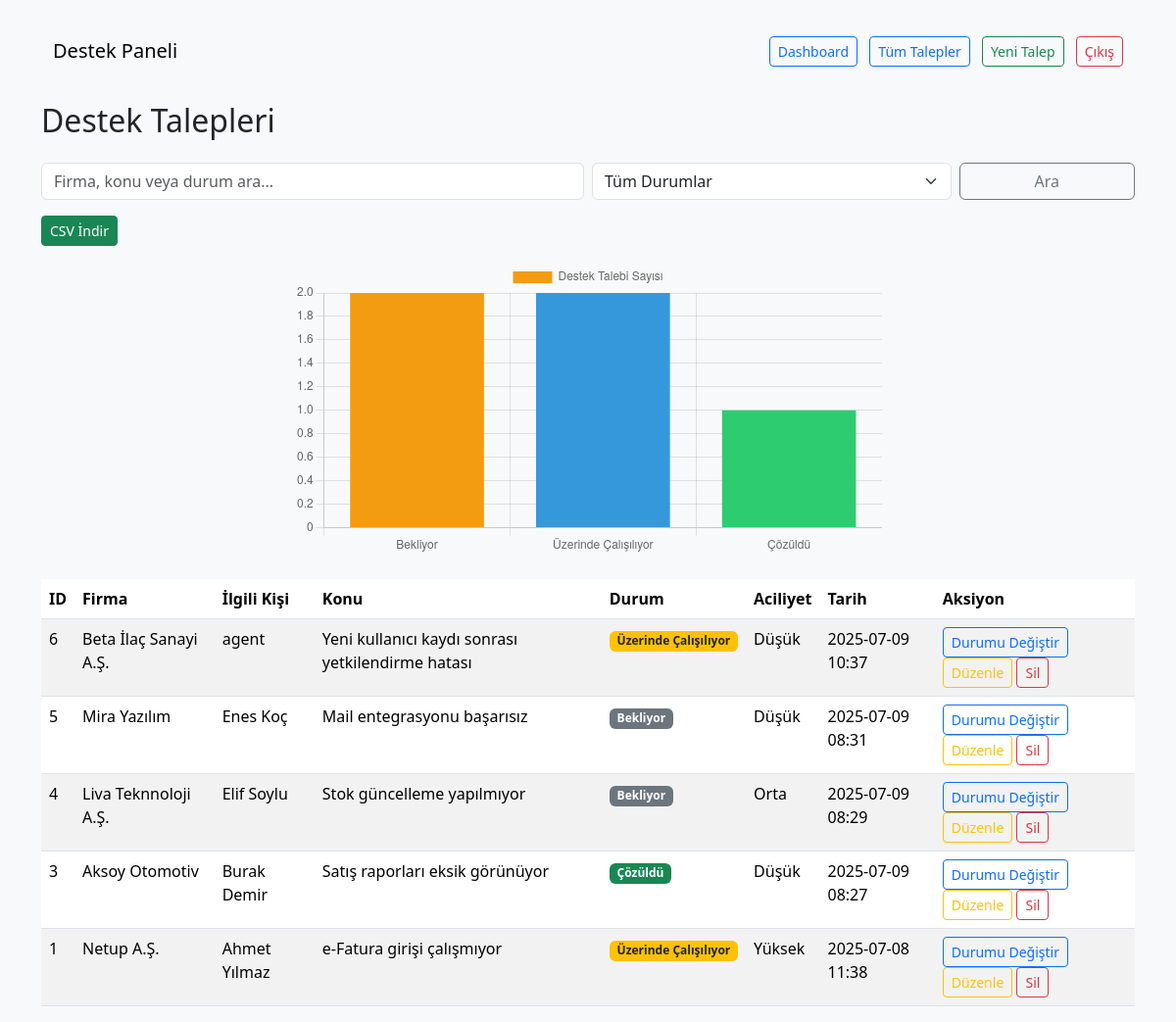
Before: /ticket/admin/tickets (signed in) with the older database file.
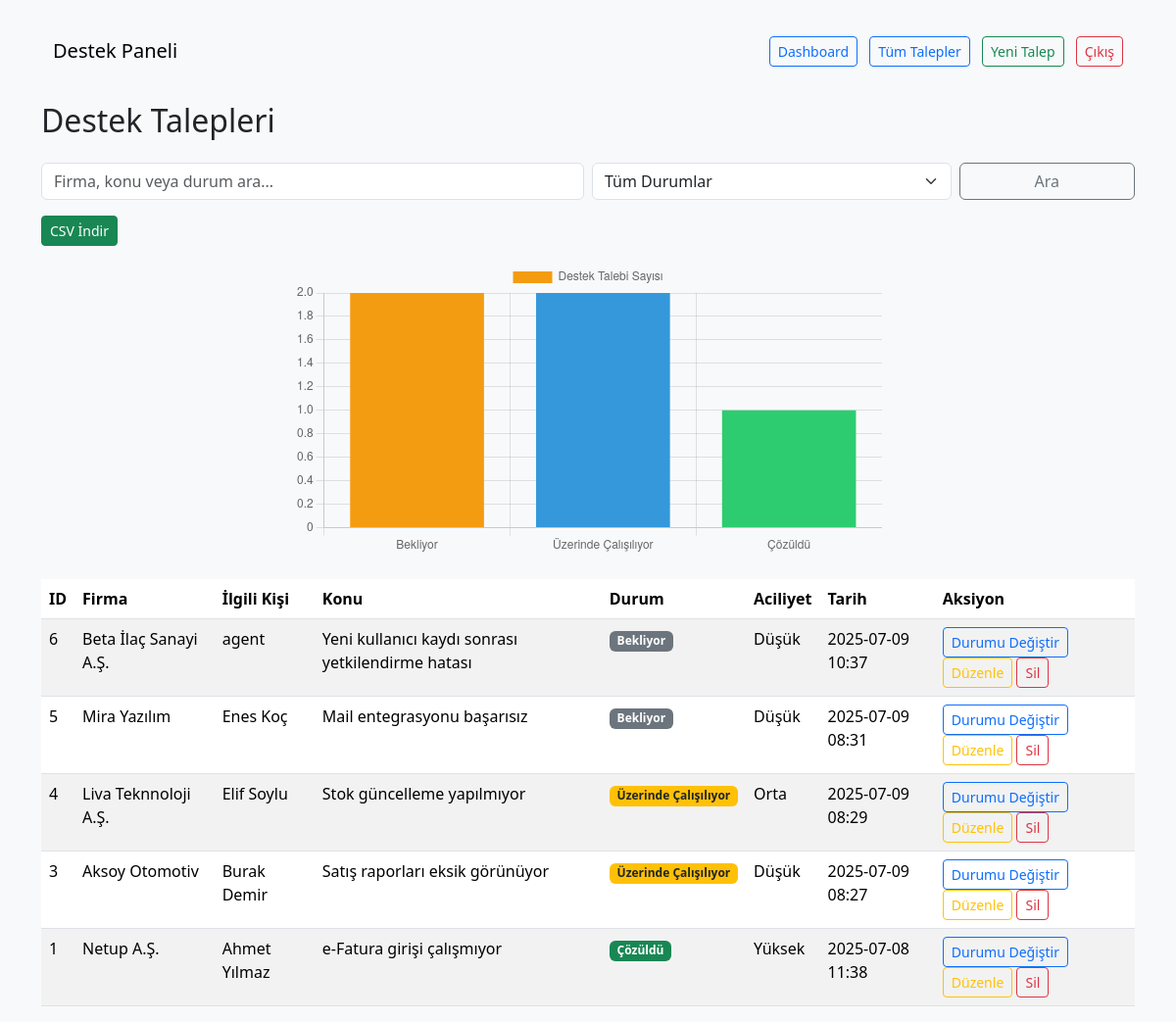
After: the same page with the newer database file.
### app/models.py (models this page shows)
class Ticket(db.Model):
    id = db.Column(db.Integer, primary_key=True)
    company_name = db.Column(db.String(128), nullable=False)
    contact_name = db.Column(db.String(64), nullable=False)
    email = db.Column(db.String(120), nullable=False)
    title = db.Column(db.String(128), nullable=False)
    description = db.Column(db.Text, nullable=False)
    category = db.Column(db.String(64))
    priority = db.Column(db.String(16))
    status = db.Column(db.String(32), default="Bekliyor")
    created_at = db.Column(db.DateTime, default=datetime.utcnow)
    resolved_at = db.Column(db.DateTime)
    assigned_to = db.Column(db.Integer, db.ForeignKey('user.id'))

### app/routes/tickets.py (the view)
@bp.route('/admin/tickets')
@login_required
@admin_required
def list_tickets():
    q = request.args.get('q', '').lower()
    status_filter = request.args.get('status', '')
    start_date = request.args.get('start_date', '')
    end_date = request.args.get('end_date', '')
    query = Ticket.query
    if q:
        query = query.filter(
            (Ticket.company_name.ilike(f'%{q}%')) |
            (Ticket.title.ilike(f'%{q}%')) |
            (Ticket.status.ilike(f'%{q}%'))
        )
    if status_filter:
        query = query.filter_by(status=status_filter)
    if start_date:
        try:
            start = datetime.strptime(start_date, '%Y-%m-%d')
            query = query.filter(Ticket.created_at >= start)
        except ValueError:
            pass
    if end_date:
        try:
            end = datetime.strptime(end_date, '%Y-%m-%d')
            query = query.filter(Ticket.created_at <= end)
        except ValueError:
            pass
    tickets = query.order_by(Ticket.created_at.desc()).all()
    status_counts = {'Bekliyor': 0, 'Üzerinde Çalışılıyor': 0, 'Çözüldü': 0}
    for t in tickets:
        if t.status in status_counts:
            status_counts[t.status] += 1
    chart_labels = list(status_counts.keys())
    chart_data = list(status_counts.values())
    return render_template('admin_ticket_list.html',
                           tickets=tickets,
                           chart_labels=chart_labels,
                           chart_data=chart_data)

### app/__init__.py (called while the page is built)
def create_app():
    app = Flask(__name__)
    app.config.from_object('config.Config')
    db.init_app(app)
    migrate.init_app(app, db)
    login_manager.init_app(app)
    login_manager.login_view = 'auth.login'  # Giriş yapılmadıysa yönlendirilecek sayfa
    @login_manager.user_loader
    def load_user(user_id):
        return User.query.get(int(user_id))
    from .routes import tickets
    from .routes import auth
    app.register_blueprint(tickets.bp)
    app.register_blueprint(auth.bp)
    @app.errorhandler(403)
    def forbidden(e):
        return render_template('403.html'), 403
    return app

### app/routes/tickets.py (called while the page is built)
def admin_required(f):
    @wraps(f)
    def decorated_function(*args, **kwargs):
        if not current_user.is_authenticated or current_user.role != 'admin':
            abort(403)
        return f(*args, **kwargs)
    return decorated_function

### app/templates/admin_ticket_list.html (shortened to what this page needs)
{% extends "base.html" %}
{% block content %}
<h2 class="mb-4 d-flex justify-content-between align-items-center">
    Destek Talepleri
</h2>
<form method="GET" class="mb-3">
    <div class="row g-2">
        <div class="col-md-6">
            <input type="text" name="q" class="form-control" placeholder="Firma, konu veya durum ara..." value="{{ request.args.get('q', '') }}">
        </div>
        <div class="col-md-4">
            <select name="status" class="form-select">
                <option value="">Tüm Durumlar</option>
            </select>
        </div>
        <div class="col-md-2">
            <button class="btn btn-outline-secondary w-100" type="submit">Ara</button>
        </div>
    </div>
</form>
<div class="mb-3">
    <a href="{{ url_for('tickets.export_tickets', q=request.args.get('q', ''), status=request.args.get('status', '')) }}" class="btn btn-success btn-sm">
        CSV İndir
    </a>
</div>
<div class="mb-4 d-flex justify-content-center">
    <canvas id="ticketChart" style="max-width: 600px; max-height: 300px; width: 100%;"></canvas>
</div>
<table class="table table-striped">
    <thead>
        <tr>
            <th>ID</th>
            <th>Firma</th>
            <th>İlgili Kişi</th>
            <th>Konu</th>
            <th>Durum</th>
            <th>Aciliyet</th>
            <th>Tarih</th>
            <th>Aksiyon</th>
        </tr>
    </thead>
    <tbody>
        {% for ticket in tickets %}
        <tr>
            <td>{{ ticket.id }}</td>
            <td>{{ ticket.company_name }}</td>
            <td>{{ ticket.contact_name }}</td>
            <td>{{ ticket.title }}</td>
            <td>
                {% if ticket.status == 'Bekliyor' %}
                    <span class="badge bg-secondary">{{ ticket.status }}</span>
                {% elif ticket.status == 'Üzerinde Çalışılıyor' %}
                    <span class="badge bg-warning text-dark">{{ ticket.status }}</span>
                {% elif ticket.status == 'Çözüldü' %}
                    <span class="badge bg-success">{{ ticket.status }}</span>
                {% else %}
                    <span class="badge bg-light text-dark">{{ ticket.status }}</span>
                {% endif %}
            </td>
            <td>{{ ticket.priority }}</td>
            <td>{{ ticket.created_at.strftime('%Y-%m-%d %H:%M') }}</td>
            <td>
                <form action="{{ url_for('tickets.update_ticket_status', id=ticket.id) }}" method="POST" class="d-inline">
                    <button type="submit" class="btn btn-sm btn-outline-primary">Durumu Değiştir</button>
                </form>
                <a href="{{ url_for('tickets.edit_ticket', id=ticket.id) }}" class="btn btn-sm btn-outline-warning">Düzenle</a>
                <form action="{{ url_for('tickets.delete_ticket', id=ticket.id) }}" method="POST" class="d-inline" onsubmit="return confirm('Bu talebi silmek istediğinize emin misiniz?');">
                    <button type="submit" class="btn btn-sm btn-outline-danger">Sil</button>
                </form>
            </td>
        </tr>
        {% else %}
        <tr>
            <td colspan="8" class="text-center">Kayıt bulunamadı.</td>
        </tr>
        {% endfor %}
    </tbody>
</table>
{% endblock %}
{% block scripts %}
<script>
    const ctx = document.getElementById('ticketChart').getContext('2d');
    const ticketChart = new Chart(ctx, {
        type: 'bar',
        data: {
            labels: {{ chart_labels | safe }},
            datasets: [{
                label: 'Destek Talebi Sayısı',
                data: {{ chart_data | safe }},
                backgroundColor: ['#f39c12', '#3498db', '#2ecc71']
            }]
        },
        options: {
            responsive: true,
            scales: {
                y: {
                    beginAtZero: true,
                    precision: 0
                }
            }
        }
    });
</script>
{% endblock %}

### app/templates/base.html (shortened to what this page needs)
<!DOCTYPE html>
<html lang="tr">
<head>
    <link href="https://cdn.jsdelivr.net/npm/bootstrap@5.3.2/dist/css/bootstrap.min.css" rel="stylesheet">
</head>
<body class="bg-light">
    <div class="container mt-4">
        <nav class="navbar navbar-expand-lg navbar-light bg-light mb-4">
            <div class="container-fluid">
                <a class="navbar-brand" href="#">Destek Paneli</a>
                <div>
                    {% if current_user.is_authenticated %}
                        {% if current_user.role == 'admin' %}
                            <a href="{{ url_for('tickets.dashboard') }}" class="btn btn-outline-primary btn-sm me-2">Dashboard</a>
                            <a href="{{ url_for('tickets.list_tickets') }}" class="btn btn-outline-primary btn-sm me-2">Tüm Talepler</a>
                        {% endif %}
                        <a href="{{ url_for('tickets.create_ticket') }}" class="btn btn-outline-success btn-sm me-2">Yeni Talep</a>
                        <a href="{{ url_for('auth.logout') }}" class="btn btn-outline-danger btn-sm">Çıkış</a>
                    {% endif %}
                </div>
            </div>
        </nav>
        {% block content %}{% endblock %}
    </div>
    {% block scripts %}{% endblock %}
</body>
</html>

Changed rows visible on the page:
changed Ticket "Beta İlaç Sanayi A.Ş.": status "Üzerinde Çalışılıyor" → "Bekliyor"
changed Ticket "Liva Teknnoloji A.Ş.": status "Bekliyor" → "Üzerinde Çalışılıyor"
changed Ticket "Aksoy Otomotiv": status "Çözüldü" → "Üzerinde Çalışılıyor"
changed Ticket "Netup A.Ş.": status "Üzerinde Çalışılıyor" → "Çözüldü"
